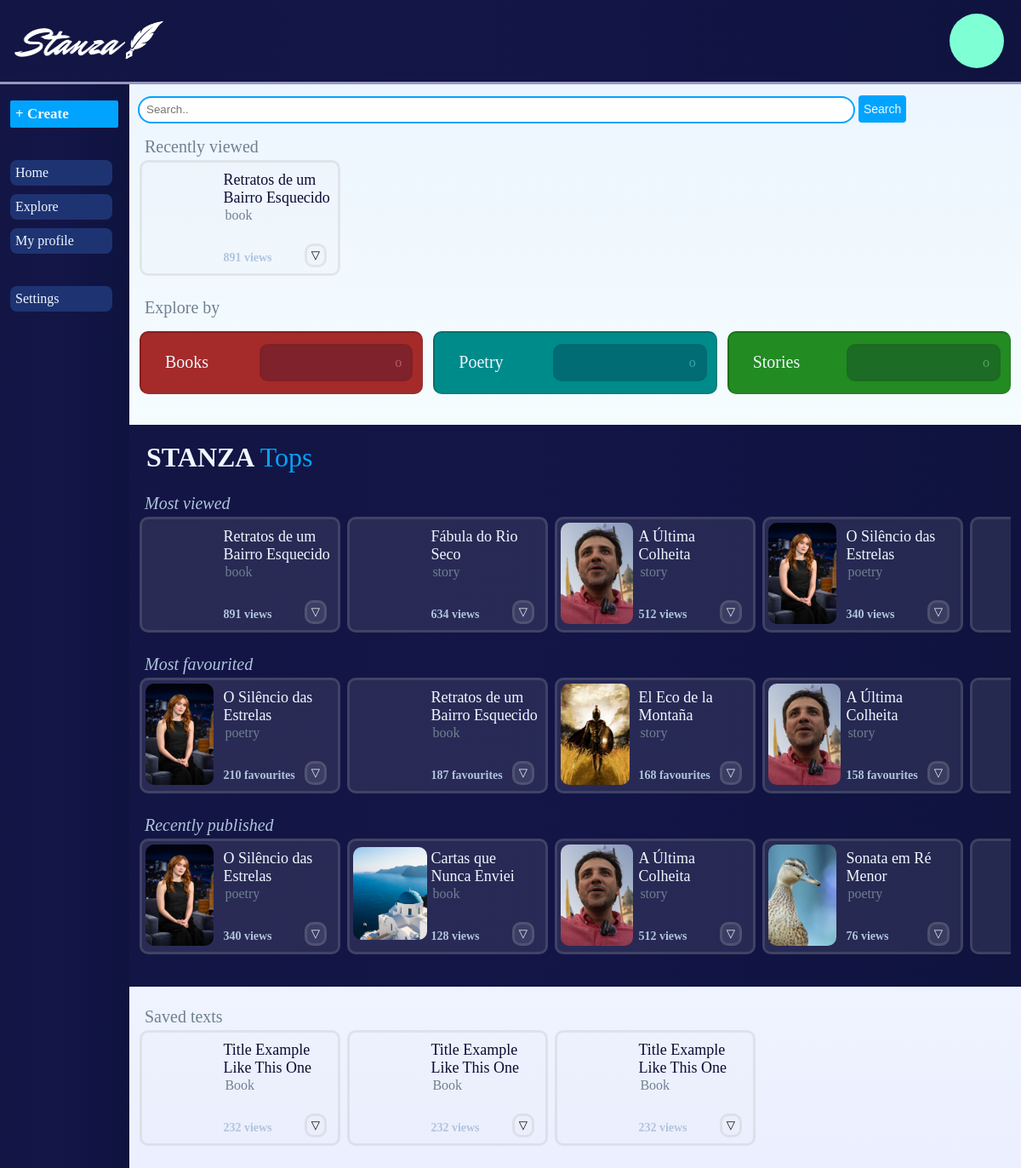
/frontend/home.php (signed in), run on the app's committed database.
### tables this page shows
CREATE TABLE texts (
    id INT AUTO_INCREMENT PRIMARY KEY,
    author_id INT NOT NULL,
    title VARCHAR(255) NOT NULL,
    body TEXT NOT NULL,
    created_at DATETIME DEFAULT CURRENT_TIMESTAMP,
    read_count INT DEFAULT 0,
	description VARCHAR(255) NOT NULL,
	category ENUM('book', 'poetry', 'story') NOT NULL,
    cover_image VARCHAR(255) DEFAULT NULL,
    visibility ENUM('public', 'private') NOT NULL DEFAULT 'public',
    language ENUM('enus', 'ptbr', 'es'),
    favorites INT DEFAULT 0,

    FOREIGN KEY (author_id) REFERENCES users(id) ON UPDATE CASCADE ON DELETE CASCADE
);

### frontend/lang/config.php (called while the page is built, shortened)
<?php
$default = 'enus';
$htmlLangs = ['enus' => 'en-US', 'es' => 'es', 'ptbr' => 'pt-BR'];

### frontend/lang/load.php (called while the page is built, shortened)
<?php
require __DIR__ . '/config.php';
$lang = $_SESSION['lang'] ?? $default;
if (!function_exists('translator')) {
    function translator($key)
    {
        global $strings, $stringsBase;
        if (isset($strings[$key])) {
            return htmlspecialchars($strings[$key], ENT_QUOTES, 'UTF-8');
        }
        return $key;
    }
}
$htmlLang = $htmlLangs[$lang] ?? 'en';

### backend/home.php (called while the page is built, shortened)
<?php
require_once __DIR__ . '/config/database.php';
$stmt = $pdo->prepare(
    "SELECT id, author_id, title, category, read_count, cover_image
     FROM texts
     WHERE visibility = 'public'
     ORDER BY read_count DESC
     LIMIT 5"
);
$stmt->execute();
$most_viewed = $stmt->fetchAll(PDO::FETCH_ASSOC);
$stmt = $pdo->prepare(
    "SELECT id, author_id, title, category, favorites, cover_image
     FROM texts
     WHERE visibility = 'public'
     ORDER BY favorites DESC
     LIMIT 5"
);
$stmt->execute();
$most_favorited = $stmt->fetchAll(PDO::FETCH_ASSOC);
$stmt = $pdo->prepare(
    "SELECT id, author_id, title, category, read_count, cover_image
     FROM texts
     WHERE visibility = 'public'
     ORDER BY created_at DESC
     LIMIT 5"
);
$stmt->execute();
$recents = $stmt->fetchAll(PDO::FETCH_ASSOC);
if (isset($_SESSION['user_id'])) {
$stmt = $pdo->prepare(
    "SELECT rl.reader_id, rl.text_id, txt.cover_image, txt.title, txt.read_count, txt.category
    FROM reading_logs as rl
    INNER JOIN texts as txt on rl.text_id = txt.id
    WHERE reader_id = ? and visibility = 'public'
    GROUP BY txt.id
    ORDER BY MAX(started_at) DESC
    LIMIT 5"
);
$stmt->execute([$_SESSION['user_id']]);
$recently_viewed = $stmt->fetchAll(PDO::FETCH_ASSOC);
}

### frontend/home.php (the view, shortened to what this page needs)
<?php
require_once __DIR__ . '/lang/load.php';
require_once __DIR__ . '/../backend/home.php';
?>
<!DOCTYPE html>
<html lang="<?= $htmlLang ?>">
<head>
 <link rel="stylesheet" href="css/color.css">
    <link rel="stylesheet" href="css/homestt.css">
  <link rel="stylesheet" href="css/header.css">
  <link rel="stylesheet" href="css/nav.css">
</head>
<body>
<?php include 'header.php'; ?>
<?php include 'nav.php'; ?>
<main>
<form action="search.php" class="search">
     <input type="search" placeholder="<?= translator('home_search_placeholder') ?>" name="search">
       <button type="submit"><?= translator('action_search') ?></button>
    </form>
        <h1><?= translator('home_recently_viewed') ?></h1>
        <div class="carousel">
                <?php foreach ($recently_viewed as $text): ?>
                    <div class="post">
                        <div class="img">
                        </div>
                        <div class="info">
                             <a href="read.php?id=<?= (int) $text['text_id'] ?>" title="<?= htmlspecialchars($text['title']) ?>">
                             <?php if (mb_strlen(($text['title'])) > 50) : ?>
                               <?= htmlspecialchars(mb_substr($text['title'], 0, 45)) . '...' ?>
                            <?php else: ?>
                               <?= htmlspecialchars($text['title']) ?>
                            <?php endif; ?>
                            </a>
                            <h2><?= htmlspecialchars($text['category']) ?></h2>
                            <div class="postfooter">
                                <h3><?= (int) $text['read_count'] ?> <?= translator('views') ?></h3>
                                <button>&#9661</button>
                            </div>
                        </div>
                    </div>
                <?php endforeach; ?>
        </div>
        <h1><?= translator('home_explore_by') ?></h1>
        <div class="Csection">
            <div class="card">
                <h1><?= translator('home_card_books') ?></h1>
                <a href="OUTRO LINK"> o </a>
            </div>
            <div class="card" style="background-color:darkcyan;">
                <h1><?= translator('home_card_poetry') ?></h1>
                <a href="OUTRO LINK"> o </a>
            </div>
            <div class="card" style="background-color:forestgreen;">
                <h1><?= translator('home_card_stories') ?></h1>
                <a href="OUTRO LINK"> o </a>
            </div>
        </div>
        <div class="Bsection">
        <p>STANZA <span style="color: var(--tertiary); font-weight: normal;"><?= translator('home_tops') ?></span></p>
        <h1><?= translator('home_most_viewed') ?></h1>
            <div class="carousel">
                <?php foreach ($most_viewed as $text): ?>
                   <div class="post">
                        <div class="img">
                            <?php if ($text['cover_image']): ?>
                                <img src="img/uploads/<?= htmlspecialchars($text['cover_image']) ?>" alt="">
                            <?php endif; ?>
                        </div>
                        <div class="info">
                             <a href="read.php?id=<?= (int) $text['id'] ?>" title="<?= htmlspecialchars($text['title']) ?>">
                             <?php if (mb_strlen(($text['title'])) > 50) : ?>
                               <?= htmlspecialchars(mb_substr($text['title'], 0, 45)) . '...' ?>
                            <?php else: ?>
                               <?= htmlspecialchars($text['title']) ?>
                            <?php endif; ?>
                            </a>
                            <h2><?= htmlspecialchars($text['category']) ?></h2>
                            <div class="postfooter">
                                <h3><?= (int) $text['read_count'] ?> <?= translator('views') ?></h3>
                                <button>&#9661</button>
                            </div>
                        </div>
                    </div>
                <?php endforeach; ?>
            </div>
        <h1><?= translator('home_most_favorited') ?></h1>
            <div class="carousel">
                <?php foreach ($most_favorited as $text): ?>
                   <div class="post">
                        <div class="img">
                            <?php if ($text['cover_image']): ?>
                                <img src="img/uploads/<?= htmlspecialchars($text['cover_image']) ?>" alt="">
                            <?php endif; ?>
                        </div>
                        <div class="info">
                             <a href="read.php?id=<?= (int) $text['id'] ?>" title="<?= htmlspecialchars($text['title']) ?>">
                             <?php if (mb_strlen(($text['title'])) > 50) : ?>
                               <?= htmlspecialchars(mb_substr($text['title'], 0, 45)) . '...' ?>
                            <?php else: ?>
                               <?= htmlspecialchars($text['title']) ?>
                            <?php endif; ?>
                            </a>
                            <h2><?= htmlspecialchars($text['category']) ?></h2>
                            <div class="postfooter">
                                <h3><?= (int) $text['favorites'] ?> <?= translator('favorites') ?></h3>
                                <button>&#9661</button>
                            </div>
                        </div>
                    </div>
                <?php endforeach; ?>
            </div>
        <h1><?= translator('home_recently_published') ?></h1>
            <div class="carousel">
                <?php foreach ($recents as $text): ?>
                  <div class="post">
                        <div class="img">
                            <?php if ($text['cover_image']): ?>
                                <img src="img/uploads/<?= htmlspecialchars($text['cover_image']) ?>" alt="">
                            <?php endif; ?>
                        </div>
                        <div class="info">
                             <a href="read.php?id=<?= (int) $text['id'] ?>" title="<?= htmlspecialchars($text['title']) ?>">
                             <?php if (mb_strlen(($text['title'])) > 50) : ?>
                               <?= htmlspecialchars(mb_substr($text['title'], 0, 45)) . '...' ?>
                            <?php else: ?>
                               <?= htmlspecialchars($text['title']) ?>
                            <?php endif; ?>
                            </a>
                            <h2><?= htmlspecialchars($text['category']) ?></h2>
                            <div class="postfooter">
                                <h3><?= (int) $text['read_count'] ?> <?= translator('views') ?></h3>
                                <button>&#9661</button>
                            </div>
                        </div>
                    </div>
                <?php endforeach; ?>
            </div>
        </div>
        <h1><?= translator('home_saved_texts') ?></h1>
        <div class="carousel">
                    <div class="post">
                        <div class="img"></div>
                        <div class="info">
                            <a href="LINNNNK">Title Example Like This One</a>
                            <h2>Book</h2>
                          <div class="postfooter">
                            <h3>232 views</h3>
                            <button>&#9661</button>
                          </div>
                        </div>
                    </div>
                    <div class="post">
                        <div class="img"></div>
                        <div class="info">
                            <a href="LINNNNK">Title Example Like This One</a>
                            <h2>Book</h2>
                          <div class="postfooter">
                            <h3>232 views</h3>
                            <button>&#9661</button>
                          </div>
                        </div>
                    </div>
                    <div class="post">
                        <div class="img"></div>
                        <div class="info">
                            <a href="LINNNNK">Title Example Like This One</a>
                            <h2>Book</h2>
                          <div class="postfooter">
                            <h3>232 views</h3>
                            <button>&#9661</button>
                          </div>
                        </div>
                    </div>
        </div>
</main>
</body>
</html>

### frontend/css/color.css (style rules this page uses)
:root { --primary:linear-gradient(180deg,rgba(235, 243, 255, 1) 0%, rgba(247, 255, 254, 1) 46%, rgba(235, 239, 255, 1) 100%); --secondary:linear-gradient(90deg, rgb(19, 22, 68) 0%, rgb(18, 21, 70) 50%, rgb(15, 19, 62) 100%); --tertiary: rgb(0, 164, 255); --light:aliceblue; --medium:lightsteelblue; --deep:slategrey; --dark:rgb(12, 12, 52); --backblue:rgb(25, 22, 109); --backlightblue:linear-gradient(145deg, rgb(25, 22, 109) 0%, rgba(0, 164, 255, 1) 100%); --backTertblue:rgb(18, 21, 70); --deeptert: rgb(0, 164, 255); }

### frontend/css/homestt.css (style rules this page uses)
body { background: var(--primary); margin: 0; }
.search { width: auto; margin: 16px 10px; }
input[type="search"] { width: 82%; height: 32px; padding: 0 8px; border: 2px solid var(--tertiary); border-radius: 18px; }
button[type="submit"] { height: 32px; font-size: 14px; color: aliceblue; background-color: var(--tertiary); border: 0px; border-radius: 4px; }
.post { background-color: rgba(235, 235, 235, 10%); border:solid 3px rgba(164, 163, 163, 0.2); border-radius: 10px; height: 130px; width: 220px; display: flex; flex: 0 0 auto; }
.post .img { position: relative; width: 40%; height: 92%; align-content: center; margin: 2px; }
.post .img img { max-width: 100%; max-height: 100%; border-radius: 10px; }
.post .info { width: 55%; height: 96%; display: flex; flex-direction: column; }
.post a { font-weight: 500; font-size: 16px; text-decoration: none; color:var(--dark); word-break: break-word; margin: 10px 0 0 0; }
.post h2, h3 { font-size: 14px; color: var(--deep); }
.post h2 { margin: 2px 0px 4px 0; }
.post h3 { margin-bottom: 4px; color: var(--medium); }
.postfooter { margin-top: auto; display: flex; align-items: center; width: 96%; }
.post .info button { width: 26px; height: 28px; margin: 3px 0 0 auto; padding: 0; background-color: rgba(235, 235, 235, 10%); border:solid 3px rgba(164, 163, 163, 0.2); border-radius: 10px; }
h1 { margin: 4px 0 4px 18px; font-size: 20px; font-weight: 100; color: var(--deep); }
.carousel { max-width: 100%; margin: 2px 12px 24px 12px; display: flex; gap: 8px; overflow-x: auto; overflow-y: hidden; scroll-behavior:smooth; }
.card { display: flex; align-items: center; height: 50px; width: 90%; margin: 10px auto; padding: 10px; border: 2px solid rgba(0, 0, 0, 0.2); border-style: inset; border-radius: 10px; background-color:brown; }
.card h1, a { color: var(--light); }
.card a { margin: 0 0 0 auto; background-color: var(--dark); opacity: 24%; width: 50%; padding:10px; border: 3px solid rgba(0, 0, 0, 0.45); border-radius: 10px; text-align: end; text-decoration: none; }
.Bsection { padding: 12px 0; margin: 24px 0; background: var(--secondary); }
.Bsection p, .Bsection a { color: var(--light); }
.Bsection p { margin: 8px 12px 24px 20px; font-size: 32px; font-weight: bold; }
.Bsection h1 { font-style: italic; color: var(--medium); }
.Bsection .info button { color: var(--light); }
@media (min-width: 800px) { .post { width:230px;margin-bottom: 2px; } }
@media (min-width: 800px) { .post .img { width: 38%; margin: 4px; } }
@media (min-width: 800px) { .post a { font-size:18px; text-align: start; } }
@media (min-width: 800px) { .post h2 { font-size: 16px;font-weight: 300 ;margin: 1px 0 0 2px; } }
@media (min-width: 800px) { .Csection { display: flex; margin: 0px 6px; } }
@media (min-width: 800px) { .card { margin: 12px 6px; width: 30%; } }
@media (min-width: 800px) { .card h1 { margin-top: 4px; } }

### frontend/css/header.css (style rules this page uses)
body { margin: 0; }
main { padding-top: 72px; padding-bottom: 0; padding-right: 0; }
@media (min-width: 800px) { main { box-sizing: border-box; width: 100%; padding-top: 96px; } }

### frontend/css/nav.css (style rules this page uses)
@media (min-width: 800px) { main { box-sizing: border-box; width: 100%; padding-left:152px; } }

### data on the page
texts: title "Retratos de um Bairro Esquecido", category "book", read_count "891", favorites "187"
texts: title "Fábula do Rio Seco", category "story", read_count "634"
texts: cover_image (picture), title "A Última Colheita", category "story", read_count "512", favorites "158"
texts: cover_image (picture), title "O Silêncio das Estrelas", category "poetry", read_count "340", favorites "210"
texts: cover_image (picture), title "El Eco de la Montaña", category "story", favorites "168"
texts: cover_image (picture), title "Cartas que Nunca Enviei", category "book", read_count "128"
texts: cover_image (picture), title "Sonata em Ré Menor", category "poetry", read_count "76"

### other printed values
translator('nav_create') "+ Create"
translator('nav_home') "Home"
translator('nav_explore') "Explore"
translator('nav_profile') "My profile"
translator('nav_settings') "Settings"
translator('action_search') "Search"
translator('home_recently_viewed') "Recently viewed"
$text['title'] "Retratos de um Bairro Esquecido"
$text['category'] "book"
$text['read_count'] "891"
translator('home_explore_by') "Explore by"
translator('home_card_books') "Books"
translator('home_card_poetry') "Poetry"
translator('home_card_stories') "Stories"
translator('home_tops') "Tops"
